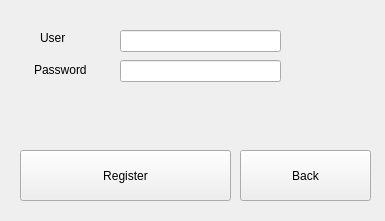
<?xml version="1.0" encoding="UTF-8"?>
<ui version="4.0">
 <class>register_window</class>
 <widget class="QMainWindow" name="register_window">
  <property name="windowModality">
   <enum>Qt::NonModal</enum>
  </property>
  <property name="geometry">
   <rect>
    <x>0</x>
    <y>0</y>
    <width>385</width>
    <height>221</height>
   </rect>
  </property>
  <property name="sizePolicy">
   <sizepolicy hsizetype="Preferred" vsizetype="Preferred">
    <horstretch>0</horstretch>
    <verstretch>0</verstretch>
   </sizepolicy>
  </property>
  <property name="windowTitle">
   <string>register</string>
  </property>
  <widget class="QWidget" name="centralwidget">
   <widget class="QLineEdit" name="username">
    <property name="geometry">
     <rect>
      <x>120</x>
      <y>30</y>
      <width>161</width>
      <height>22</height>
     </rect>
    </property>
   </widget>
   <widget class="QLineEdit" name="password">
    <property name="geometry">
     <rect>
      <x>120</x>
      <y>60</y>
      <width>161</width>
      <height>22</height>
     </rect>
    </property>
    <property name="echoMode">
     <enum>QLineEdit::Password</enum>
    </property>
   </widget>
   <widget class="QLabel" name="label">
    <property name="geometry">
     <rect>
      <x>40</x>
      <y>30</y>
      <width>71</width>
      <height>16</height>
     </rect>
    </property>
    <property name="text">
     <string>User</string>
    </property>
   </widget>
   <widget class="QLabel" name="label_2">
    <property name="geometry">
     <rect>
      <x>34</x>
      <y>60</y>
      <width>61</width>
      <height>20</height>
     </rect>
    </property>
    <property name="text">
     <string>Password</string>
    </property>
   </widget>
   <widget class="QPushButton" name="register_button">
    <property name="geometry">
     <rect>
      <x>20</x>
      <y>150</y>
      <width>211</width>
      <height>51</height>
     </rect>
    </property>
    <property name="text">
     <string>Register</string>
    </property>
   </widget>
   <widget class="QPushButton" name="cancel_button">
    <property name="geometry">
     <rect>
      <x>240</x>
      <y>150</y>
      <width>131</width>
      <height>51</height>
     </rect>
    </property>
    <property name="text">
     <string>Back</string>
    </property>
   </widget>
   <widget class="QLabel" name="warning_line">
    <property name="geometry">
     <rect>
      <x>20</x>
      <y>110</y>
      <width>231</width>
      <height>31</height>
     </rect>
    </property>
    <property name="styleSheet">
     <string notr="true">color:rgb(255, 0, 0)</string>
    </property>
    <property name="text">
     <string/>
    </property>
   </widget>
  </widget>
 </widget>
 <resources/>
 <connections/>
</ui>
